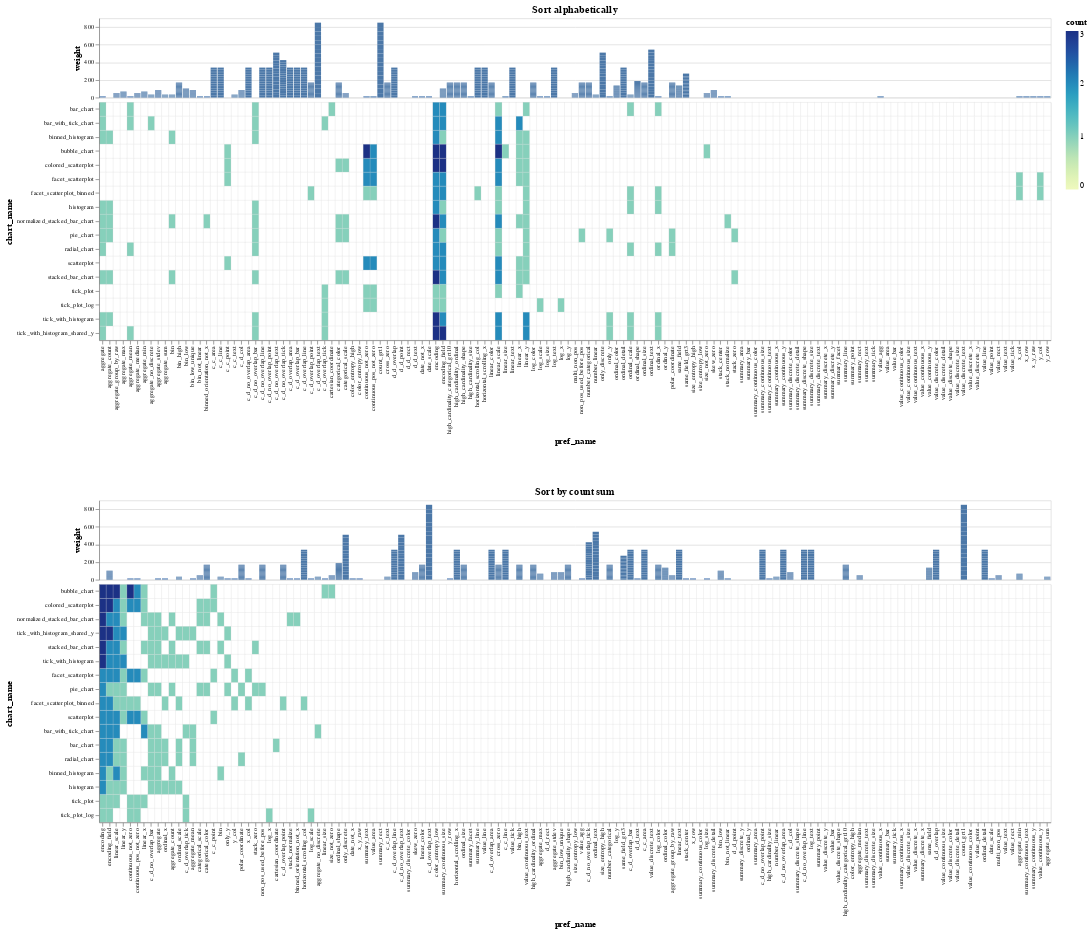

Notebook code for this chart:
### Markdown cell above
## All Debugging Variants

### Code cell
def create_chart(cfg: ChartConfig) -> alt.VConcatChart:
    weight_bar = (
        alt.Chart(chart_preferences)
        .mark_bar()
        .encode(
            x=alt.X(field="pref_name", type="nominal", sort=cfg.sort_x, axis=None),
            y=alt.Y(field="weight", type="quantitative"),
            tooltip=["pref_name", "weight"],
        )
        .properties(width=width, height=height / 3, title=cfg.title)
    )
    pref_rect = (
        alt.Chart(chart_preferences)
        .mark_rect(stroke="lightgray", strokeWidth=0.25)
        .encode(
            x=alt.X(field="pref_name", type="nominal", sort=cfg.sort_x),
            y=alt.Y(field="chart_name", type="nominal", sort=cfg.sort_y),
            # Set rect color to white if `count == 0`
            color=alt.condition(
                alt.datum.count == 0,
                alt.value("white"),
                alt.Color(field="count", type="quantitative"),
            ),
            tooltip=chart_preferences.columns.tolist(),
        )
        .properties(width=width, height=height)
    )
    return alt.VConcatChart(vconcat=[weight_bar, pref_rect], spacing=0)


charts = [create_chart(cfg) for cfg in configs]
alt.VConcatChart(vconcat=charts, spacing=50).configure_axis(labelFontSize=8)

### Figure 1 — Vega-Lite specification as saved in the notebook (floating-point values rounded to 4 significant figures; data arrays with more than 128 entries replaced by an {"elided": "..."} marker saying what was removed)
{"config": {"view": {"continuousWidth": 400, "continuousHeight": 300}, "axis": {"labelFontSize": 8}}, "vconcat": [{"vconcat": [{"mark": "bar", "encoding": {"tooltip": [{"field": "pref_name", "type": "nominal"}, {"field": "weight", "type": "quantitative"}], "x": {"axis": null, "field": "pref_name", "sort": "ascending", "type": "nominal"}, "y": {"field": "weight", "type": "quantitative"}}, "height": 100.0, "title": "Sort alphabetically", "width": 1200}, {"mark": {"type": "rect", "stroke": "lightgray", "strokeWidth": 0.25}, "encoding": {"color": {"condition": {"value": "white", "test": "(datum.count === 0)"}, "field": "count", "type": "quantitative"}, "tooltip": [{"field": "chart_name", "type": "nominal"}, {"field": "pref_name", "type": "nominal"}, {"field": "count", "type": "quantitative"}, {"field": "weight", "type": "quantitative"}], "x": {"field": "pref_name", "sort": "ascending", "type": "nominal"}, "y": {"field": "chart_name", "sort": "ascending", "type": "nominal"}}, "height": 300, "width": 1200}], "spacing": 0}, {"vconcat": [{"mark": "bar", "encoding": {"tooltip": [{"field": "pref_name", "type": "nominal"}, {"field": "weight", "type": "quantitative"}], "x": {"axis": null, "field": "pref_name", "sort": {"field": "count", "op": "sum", "order": "descending"}, "type": "nominal"}, "y": {"field": "weight", "type": "quantitative"}}, "height": 100.0, "title": "Sort by count sum", "width": 1200}, {"mark": {"type": "rect", "stroke": "lightgray", "strokeWidth": 0.25}, "encoding": {"color": {"condition": {"value": "white", "test": "(datum.count === 0)"}, "field": "count", "type": "quantitative"}, "tooltip": [{"field": "chart_name", "type": "nominal"}, {"field": "pref_name", "type": "nominal"}, {"field": "count", "type": "quantitative"}, {"field": "weight", "type": "quantitative"}], "x": {"field": "pref_name", "sort": {"field": "count", "op": "sum", "order": "descending"}, "type": "nominal"}, "y": {"field": "chart_name", "sort": {"field": "count", "op": "sum", "order": "descending"}, "type": "nominal"}}, "height": 300, "width": 1200}], "spacing": 0}], "data": {"name": "data-f10a0babe139169c4407c5f0dbf3cec8"}, "spacing": 50, "$schema": "https://vega.github.io/schema/vega-lite/v4.17.0.json", "datasets": {"data-f10a0babe139169c4407c5f0dbf3cec8": {"elided": "2329 records"}}}
